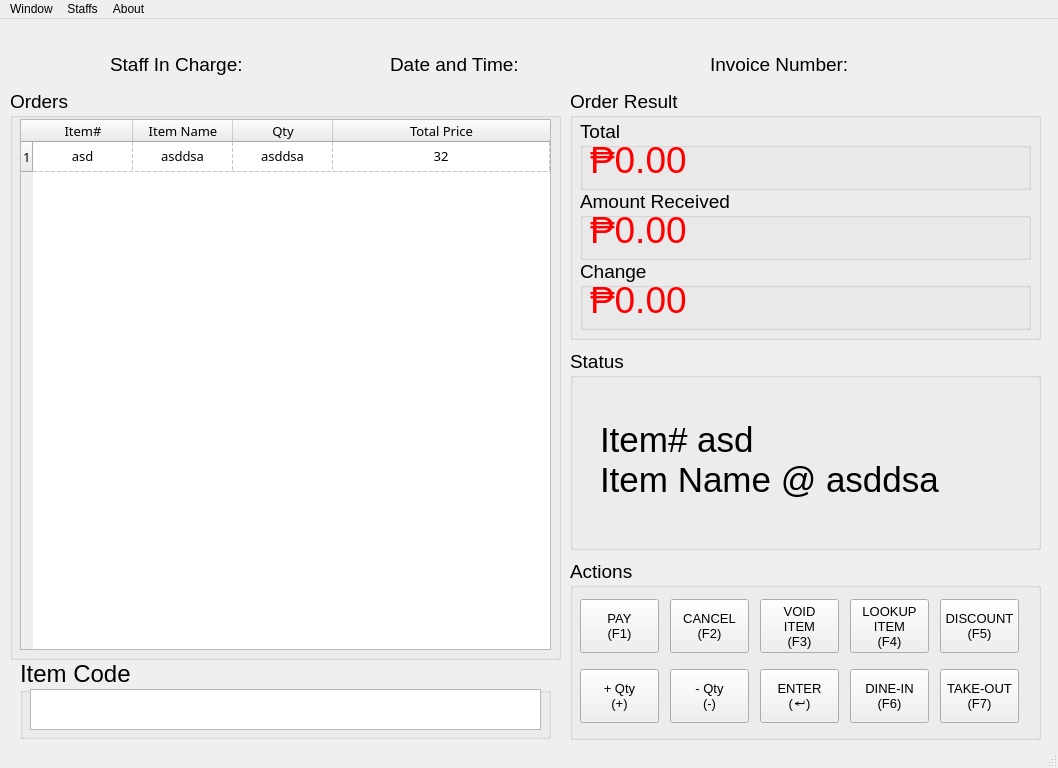
<?xml version="1.0" encoding="UTF-8"?>
<ui version="4.0">
 <class>Route88_POS_SystemWindow</class>
 <widget class="QMainWindow" name="Route88_POS_SystemWindow">
  <property name="windowModality">
   <enum>Qt::ApplicationModal</enum>
  </property>
  <property name="geometry">
   <rect>
    <x>0</x>
    <y>0</y>
    <width>1058</width>
    <height>768</height>
   </rect>
  </property>
  <property name="sizePolicy">
   <sizepolicy hsizetype="Expanding" vsizetype="Expanding">
    <horstretch>0</horstretch>
    <verstretch>0</verstretch>
   </sizepolicy>
  </property>
  <property name="minimumSize">
   <size>
    <width>1058</width>
    <height>768</height>
   </size>
  </property>
  <property name="focusPolicy">
   <enum>Qt::ClickFocus</enum>
  </property>
  <property name="windowTitle">
   <string>Route88 System | POS SystemView</string>
  </property>
  <property name="windowIcon">
   <iconset>
    <normaloff>IcoDisplay/r_88.ico</normaloff>IcoDisplay/r_88.ico</iconset>
  </property>
  <property name="unifiedTitleAndToolBarOnMac">
   <bool>true</bool>
  </property>
  <widget class="QWidget" name="centralwidget">
   <widget class="QGroupBox" name="groupBox">
    <property name="geometry">
     <rect>
      <x>570</x>
      <y>70</y>
      <width>471</width>
      <height>251</height>
     </rect>
    </property>
    <property name="sizePolicy">
     <sizepolicy hsizetype="Expanding" vsizetype="Expanding">
      <horstretch>0</horstretch>
      <verstretch>0</verstretch>
     </sizepolicy>
    </property>
    <property name="font">
     <font>
      <pointsize>14</pointsize>
     </font>
    </property>
    <property name="focusPolicy">
     <enum>Qt::TabFocus</enum>
    </property>
    <property name="title">
     <string>Order Result</string>
    </property>
    <widget class="QGroupBox" name="groupBox_5">
     <property name="geometry">
      <rect>
       <x>10</x>
       <y>30</y>
       <width>451</width>
       <height>71</height>
      </rect>
     </property>
     <property name="sizePolicy">
      <sizepolicy hsizetype="Expanding" vsizetype="Expanding">
       <horstretch>0</horstretch>
       <verstretch>0</verstretch>
      </sizepolicy>
     </property>
     <property name="title">
      <string>Total</string>
     </property>
     <widget class="QLabel" name="label_3">
      <property name="geometry">
       <rect>
        <x>10</x>
        <y>20</y>
        <width>431</width>
        <height>41</height>
       </rect>
      </property>
      <property name="sizePolicy">
       <sizepolicy hsizetype="Expanding" vsizetype="Expanding">
        <horstretch>0</horstretch>
        <verstretch>0</verstretch>
       </sizepolicy>
      </property>
      <property name="font">
       <font>
        <pointsize>28</pointsize>
       </font>
      </property>
      <property name="text">
       <string>&lt;html&gt;&lt;head/&gt;&lt;body&gt;&lt;p&gt;&lt;span style=&quot; color:#ff0000;&quot;&gt;₱0.00&lt;/span&gt;&lt;/p&gt;&lt;/body&gt;&lt;/html&gt;</string>
      </property>
      <property name="alignment">
       <set>Qt::AlignLeading|Qt::AlignLeft|Qt::AlignVCenter</set>
      </property>
     </widget>
    </widget>
    <widget class="QGroupBox" name="groupBox_6">
     <property name="geometry">
      <rect>
       <x>10</x>
       <y>100</y>
       <width>451</width>
       <height>71</height>
      </rect>
     </property>
     <property name="sizePolicy">
      <sizepolicy hsizetype="Expanding" vsizetype="Expanding">
       <horstretch>0</horstretch>
       <verstretch>0</verstretch>
      </sizepolicy>
     </property>
     <property name="title">
      <string>Amount Received</string>
     </property>
     <widget class="QLabel" name="label_11">
      <property name="geometry">
       <rect>
        <x>10</x>
        <y>20</y>
        <width>191</width>
        <height>41</height>
       </rect>
      </property>
      <property name="sizePolicy">
       <sizepolicy hsizetype="Expanding" vsizetype="Expanding">
        <horstretch>0</horstretch>
        <verstretch>0</verstretch>
       </sizepolicy>
      </property>
      <property name="font">
       <font>
        <pointsize>28</pointsize>
       </font>
      </property>
      <property name="layoutDirection">
       <enum>Qt::LeftToRight</enum>
      </property>
      <property name="text">
       <string>&lt;html&gt;&lt;head/&gt;&lt;body&gt;&lt;p&gt;&lt;span style=&quot; color:#ff0000;&quot;&gt;₱0.00&lt;/span&gt;&lt;/p&gt;&lt;/body&gt;&lt;/html&gt;</string>
      </property>
      <property name="alignment">
       <set>Qt::AlignLeading|Qt::AlignLeft|Qt::AlignVCenter</set>
      </property>
     </widget>
    </widget>
    <widget class="QGroupBox" name="groupBox_7">
     <property name="geometry">
      <rect>
       <x>10</x>
       <y>170</y>
       <width>451</width>
       <height>71</height>
      </rect>
     </property>
     <property name="sizePolicy">
      <sizepolicy hsizetype="Expanding" vsizetype="Expanding">
       <horstretch>0</horstretch>
       <verstretch>0</verstretch>
      </sizepolicy>
     </property>
     <property name="title">
      <string>Change</string>
     </property>
     <widget class="QLabel" name="label_13">
      <property name="geometry">
       <rect>
        <x>10</x>
        <y>20</y>
        <width>191</width>
        <height>41</height>
       </rect>
      </property>
      <property name="sizePolicy">
       <sizepolicy hsizetype="Expanding" vsizetype="Expanding">
        <horstretch>0</horstretch>
        <verstretch>0</verstretch>
       </sizepolicy>
      </property>
      <property name="font">
       <font>
        <pointsize>28</pointsize>
       </font>
      </property>
      <property name="layoutDirection">
       <enum>Qt::LeftToRight</enum>
      </property>
      <property name="text">
       <string>&lt;html&gt;&lt;head/&gt;&lt;body&gt;&lt;p&gt;&lt;span style=&quot; color:#ff0000;&quot;&gt;₱0.00&lt;/span&gt;&lt;/p&gt;&lt;/body&gt;&lt;/html&gt;</string>
      </property>
      <property name="alignment">
       <set>Qt::AlignLeading|Qt::AlignLeft|Qt::AlignVCenter</set>
      </property>
     </widget>
    </widget>
   </widget>
   <widget class="QGroupBox" name="groupBox_3">
    <property name="geometry">
     <rect>
      <x>10</x>
      <y>70</y>
      <width>551</width>
      <height>571</height>
     </rect>
    </property>
    <property name="sizePolicy">
     <sizepolicy hsizetype="Expanding" vsizetype="Expanding">
      <horstretch>0</horstretch>
      <verstretch>0</verstretch>
     </sizepolicy>
    </property>
    <property name="font">
     <font>
      <pointsize>14</pointsize>
     </font>
    </property>
    <property name="title">
     <string>Orders</string>
    </property>
    <widget class="QTableWidget" name="Order_ItemPickTable">
     <property name="geometry">
      <rect>
       <x>10</x>
       <y>30</y>
       <width>531</width>
       <height>531</height>
      </rect>
     </property>
     <property name="sizePolicy">
      <sizepolicy hsizetype="Expanding" vsizetype="Expanding">
       <horstretch>0</horstretch>
       <verstretch>0</verstretch>
      </sizepolicy>
     </property>
     <property name="font">
      <font>
       <family>Roboto Mono</family>
       <pointsize>10</pointsize>
      </font>
     </property>
     <property name="focusPolicy">
      <enum>Qt::ClickFocus</enum>
     </property>
     <property name="frameShape">
      <enum>QFrame::StyledPanel</enum>
     </property>
     <property name="frameShadow">
      <enum>QFrame::Sunken</enum>
     </property>
     <property name="lineWidth">
      <number>2</number>
     </property>
     <property name="midLineWidth">
      <number>2</number>
     </property>
     <property name="autoScroll">
      <bool>true</bool>
     </property>
     <property name="editTriggers">
      <set>QAbstractItemView::NoEditTriggers</set>
     </property>
     <property name="dragDropOverwriteMode">
      <bool>false</bool>
     </property>
     <property name="alternatingRowColors">
      <bool>true</bool>
     </property>
     <property name="selectionMode">
      <enum>QAbstractItemView::SingleSelection</enum>
     </property>
     <property name="selectionBehavior">
      <enum>QAbstractItemView::SelectRows</enum>
     </property>
     <property name="textElideMode">
      <enum>Qt::ElideMiddle</enum>
     </property>
     <property name="gridStyle">
      <enum>Qt::DashLine</enum>
     </property>
     <property name="sortingEnabled">
      <bool>true</bool>
     </property>
     <attribute name="horizontalHeaderCascadingSectionResizes">
      <bool>true</bool>
     </attribute>
     <attribute name="horizontalHeaderStretchLastSection">
      <bool>true</bool>
     </attribute>
     <attribute name="verticalHeaderCascadingSectionResizes">
      <bool>true</bool>
     </attribute>
     <attribute name="verticalHeaderShowSortIndicator" stdset="0">
      <bool>true</bool>
     </attribute>
     <attribute name="verticalHeaderStretchLastSection">
      <bool>false</bool>
     </attribute>
     <row>
      <property name="text">
       <string>1</string>
      </property>
     </row>
     <column>
      <property name="text">
       <string>Item#</string>
      </property>
     </column>
     <column>
      <property name="text">
       <string>Item Name</string>
      </property>
     </column>
     <column>
      <property name="text">
       <string>Qty</string>
      </property>
     </column>
     <column>
      <property name="text">
       <string>Total Price</string>
      </property>
     </column>
     <item row="0" column="0">
      <property name="text">
       <string>asd</string>
      </property>
      <property name="textAlignment">
       <set>AlignCenter</set>
      </property>
      <property name="flags">
       <set>ItemIsSelectable|ItemIsEnabled</set>
      </property>
     </item>
     <item row="0" column="1">
      <property name="text">
       <string>asddsa</string>
      </property>
      <property name="textAlignment">
       <set>AlignCenter</set>
      </property>
      <property name="flags">
       <set>ItemIsSelectable|ItemIsEnabled</set>
      </property>
     </item>
     <item row="0" column="2">
      <property name="text">
       <string>asddsa</string>
      </property>
      <property name="textAlignment">
       <set>AlignCenter</set>
      </property>
      <property name="flags">
       <set>ItemIsSelectable|ItemIsEnabled</set>
      </property>
     </item>
     <item row="0" column="3">
      <property name="text">
       <string>32</string>
      </property>
      <property name="textAlignment">
       <set>AlignCenter</set>
      </property>
      <property name="flags">
       <set>ItemIsSelectable|ItemIsEnabled</set>
      </property>
     </item>
    </widget>
   </widget>
   <widget class="QLabel" name="label">
    <property name="geometry">
     <rect>
      <x>110</x>
      <y>30</y>
      <width>151</width>
      <height>31</height>
     </rect>
    </property>
    <property name="sizePolicy">
     <sizepolicy hsizetype="Expanding" vsizetype="Expanding">
      <horstretch>0</horstretch>
      <verstretch>0</verstretch>
     </sizepolicy>
    </property>
    <property name="font">
     <font>
      <pointsize>14</pointsize>
     </font>
    </property>
    <property name="text">
     <string>Staff In Charge: </string>
    </property>
   </widget>
   <widget class="QLabel" name="label_2">
    <property name="geometry">
     <rect>
      <x>390</x>
      <y>30</y>
      <width>141</width>
      <height>31</height>
     </rect>
    </property>
    <property name="sizePolicy">
     <sizepolicy hsizetype="Expanding" vsizetype="Expanding">
      <horstretch>0</horstretch>
      <verstretch>0</verstretch>
     </sizepolicy>
    </property>
    <property name="font">
     <font>
      <pointsize>14</pointsize>
     </font>
    </property>
    <property name="text">
     <string>Date and Time:</string>
    </property>
   </widget>
   <widget class="QLabel" name="label_4">
    <property name="geometry">
     <rect>
      <x>710</x>
      <y>30</y>
      <width>151</width>
      <height>31</height>
     </rect>
    </property>
    <property name="sizePolicy">
     <sizepolicy hsizetype="Expanding" vsizetype="Expanding">
      <horstretch>0</horstretch>
      <verstretch>0</verstretch>
     </sizepolicy>
    </property>
    <property name="font">
     <font>
      <pointsize>14</pointsize>
     </font>
    </property>
    <property name="text">
     <string>Invoice Number:</string>
    </property>
   </widget>
   <widget class="QGroupBox" name="groupBox_2">
    <property name="geometry">
     <rect>
      <x>20</x>
      <y>640</y>
      <width>531</width>
      <height>80</height>
     </rect>
    </property>
    <property name="sizePolicy">
     <sizepolicy hsizetype="Expanding" vsizetype="Expanding">
      <horstretch>0</horstretch>
      <verstretch>0</verstretch>
     </sizepolicy>
    </property>
    <property name="font">
     <font>
      <pointsize>18</pointsize>
     </font>
    </property>
    <property name="title">
     <string>Item Code</string>
    </property>
    <widget class="QTextEdit" name="textEdit">
     <property name="geometry">
      <rect>
       <x>10</x>
       <y>30</y>
       <width>511</width>
       <height>41</height>
      </rect>
     </property>
     <property name="sizePolicy">
      <sizepolicy hsizetype="Expanding" vsizetype="Expanding">
       <horstretch>0</horstretch>
       <verstretch>0</verstretch>
      </sizepolicy>
     </property>
    </widget>
   </widget>
   <widget class="QGroupBox" name="groupBox_4">
    <property name="geometry">
     <rect>
      <x>570</x>
      <y>540</y>
      <width>471</width>
      <height>181</height>
     </rect>
    </property>
    <property name="sizePolicy">
     <sizepolicy hsizetype="Expanding" vsizetype="Expanding">
      <horstretch>0</horstretch>
      <verstretch>0</verstretch>
     </sizepolicy>
    </property>
    <property name="font">
     <font>
      <pointsize>14</pointsize>
     </font>
    </property>
    <property name="title">
     <string>Actions</string>
    </property>
    <widget class="QPushButton" name="pushButton_9">
     <property name="geometry">
      <rect>
       <x>280</x>
       <y>40</y>
       <width>79</width>
       <height>54</height>
      </rect>
     </property>
     <property name="sizePolicy">
      <sizepolicy hsizetype="Expanding" vsizetype="Expanding">
       <horstretch>0</horstretch>
       <verstretch>0</verstretch>
      </sizepolicy>
     </property>
     <property name="font">
      <font>
       <pointsize>10</pointsize>
      </font>
     </property>
     <property name="layoutDirection">
      <enum>Qt::LeftToRight</enum>
     </property>
     <property name="autoFillBackground">
      <bool>false</bool>
     </property>
     <property name="text">
      <string>LOOKUP
ITEM
(F4)</string>
     </property>
    </widget>
    <widget class="QPushButton" name="pushButton_8">
     <property name="geometry">
      <rect>
       <x>10</x>
       <y>40</y>
       <width>79</width>
       <height>54</height>
      </rect>
     </property>
     <property name="sizePolicy">
      <sizepolicy hsizetype="Expanding" vsizetype="Expanding">
       <horstretch>0</horstretch>
       <verstretch>0</verstretch>
      </sizepolicy>
     </property>
     <property name="font">
      <font>
       <pointsize>10</pointsize>
      </font>
     </property>
     <property name="text">
      <string>PAY
(F1)</string>
     </property>
    </widget>
    <widget class="QPushButton" name="pushButton_11">
     <property name="geometry">
      <rect>
       <x>100</x>
       <y>40</y>
       <width>79</width>
       <height>54</height>
      </rect>
     </property>
     <property name="sizePolicy">
      <sizepolicy hsizetype="Expanding" vsizetype="Expanding">
       <horstretch>0</horstretch>
       <verstretch>0</verstretch>
      </sizepolicy>
     </property>
     <property name="font">
      <font>
       <pointsize>10</pointsize>
      </font>
     </property>
     <property name="text">
      <string>CANCEL
(F2)</string>
     </property>
    </widget>
    <widget class="QPushButton" name="pushButton_5">
     <property name="geometry">
      <rect>
       <x>190</x>
       <y>40</y>
       <width>79</width>
       <height>54</height>
      </rect>
     </property>
     <property name="sizePolicy">
      <sizepolicy hsizetype="Expanding" vsizetype="Expanding">
       <horstretch>0</horstretch>
       <verstretch>0</verstretch>
      </sizepolicy>
     </property>
     <property name="font">
      <font>
       <pointsize>10</pointsize>
      </font>
     </property>
     <property name="text">
      <string>VOID
ITEM
(F3)</string>
     </property>
    </widget>
    <widget class="QPushButton" name="pushButton_10">
     <property name="geometry">
      <rect>
       <x>370</x>
       <y>40</y>
       <width>79</width>
       <height>54</height>
      </rect>
     </property>
     <property name="sizePolicy">
      <sizepolicy hsizetype="Expanding" vsizetype="Expanding">
       <horstretch>0</horstretch>
       <verstretch>0</verstretch>
      </sizepolicy>
     </property>
     <property name="font">
      <font>
       <pointsize>10</pointsize>
      </font>
     </property>
     <property name="text">
      <string>DISCOUNT
(F5)</string>
     </property>
     <property name="iconSize">
      <size>
       <width>16</width>
       <height>16</height>
      </size>
     </property>
    </widget>
    <widget class="QPushButton" name="pushButton_7">
     <property name="geometry">
      <rect>
       <x>100</x>
       <y>110</y>
       <width>79</width>
       <height>54</height>
      </rect>
     </property>
     <property name="sizePolicy">
      <sizepolicy hsizetype="Expanding" vsizetype="Expanding">
       <horstretch>0</horstretch>
       <verstretch>0</verstretch>
      </sizepolicy>
     </property>
     <property name="font">
      <font>
       <pointsize>10</pointsize>
      </font>
     </property>
     <property name="text">
      <string>- Qty
(-)</string>
     </property>
    </widget>
    <widget class="QPushButton" name="pushButton_12">
     <property name="geometry">
      <rect>
       <x>190</x>
       <y>110</y>
       <width>79</width>
       <height>54</height>
      </rect>
     </property>
     <property name="sizePolicy">
      <sizepolicy hsizetype="Expanding" vsizetype="Expanding">
       <horstretch>0</horstretch>
       <verstretch>0</verstretch>
      </sizepolicy>
     </property>
     <property name="font">
      <font>
       <pointsize>10</pointsize>
      </font>
     </property>
     <property name="text">
      <string>ENTER
(↵)</string>
     </property>
    </widget>
    <widget class="QPushButton" name="pushButton_6">
     <property name="geometry">
      <rect>
       <x>10</x>
       <y>110</y>
       <width>79</width>
       <height>54</height>
      </rect>
     </property>
     <property name="sizePolicy">
      <sizepolicy hsizetype="Expanding" vsizetype="Expanding">
       <horstretch>0</horstretch>
       <verstretch>0</verstretch>
      </sizepolicy>
     </property>
     <property name="font">
      <font>
       <pointsize>10</pointsize>
      </font>
     </property>
     <property name="text">
      <string>+ Qty
(+)</string>
     </property>
    </widget>
    <widget class="QPushButton" name="pushButton_13">
     <property name="geometry">
      <rect>
       <x>280</x>
       <y>110</y>
       <width>79</width>
       <height>54</height>
      </rect>
     </property>
     <property name="sizePolicy">
      <sizepolicy hsizetype="Expanding" vsizetype="Expanding">
       <horstretch>0</horstretch>
       <verstretch>0</verstretch>
      </sizepolicy>
     </property>
     <property name="font">
      <font>
       <pointsize>10</pointsize>
      </font>
     </property>
     <property name="text">
      <string>DINE-IN
(F6)</string>
     </property>
    </widget>
    <widget class="QPushButton" name="pushButton_14">
     <property name="geometry">
      <rect>
       <x>370</x>
       <y>110</y>
       <width>79</width>
       <height>54</height>
      </rect>
     </property>
     <property name="sizePolicy">
      <sizepolicy hsizetype="Expanding" vsizetype="Expanding">
       <horstretch>0</horstretch>
       <verstretch>0</verstretch>
      </sizepolicy>
     </property>
     <property name="font">
      <font>
       <pointsize>10</pointsize>
      </font>
     </property>
     <property name="text">
      <string>TAKE-OUT
(F7)</string>
     </property>
    </widget>
   </widget>
   <widget class="QGroupBox" name="groupBox_8">
    <property name="geometry">
     <rect>
      <x>570</x>
      <y>330</y>
      <width>471</width>
      <height>201</height>
     </rect>
    </property>
    <property name="sizePolicy">
     <sizepolicy hsizetype="Expanding" vsizetype="Expanding">
      <horstretch>0</horstretch>
      <verstretch>0</verstretch>
     </sizepolicy>
    </property>
    <property name="font">
     <font>
      <pointsize>14</pointsize>
     </font>
    </property>
    <property name="title">
     <string>Status</string>
    </property>
    <widget class="QLabel" name="label_5">
     <property name="geometry">
      <rect>
       <x>30</x>
       <y>40</y>
       <width>421</width>
       <height>141</height>
      </rect>
     </property>
     <property name="sizePolicy">
      <sizepolicy hsizetype="Expanding" vsizetype="Expanding">
       <horstretch>0</horstretch>
       <verstretch>0</verstretch>
      </sizepolicy>
     </property>
     <property name="font">
      <font>
       <pointsize>26</pointsize>
      </font>
     </property>
     <property name="text">
      <string>Item# asd
Item Name @ asddsa</string>
     </property>
    </widget>
   </widget>
   <widget class="QLabel" name="label_6">
    <property name="geometry">
     <rect>
      <x>20</x>
      <y>10</y>
      <width>71</width>
      <height>61</height>
     </rect>
    </property>
    <property name="sizePolicy">
     <sizepolicy hsizetype="Expanding" vsizetype="Expanding">
      <horstretch>0</horstretch>
      <verstretch>0</verstretch>
     </sizepolicy>
    </property>
    <property name="font">
     <font>
      <pointsize>26</pointsize>
     </font>
    </property>
    <property name="text">
     <string/>
    </property>
    <property name="pixmap">
     <pixmap>../../../../../Downloads/11536045_892376824134674_7031315140935916010_n.jpg</pixmap>
    </property>
    <property name="scaledContents">
     <bool>true</bool>
    </property>
   </widget>
   <zorder>groupBox_3</zorder>
   <zorder>groupBox</zorder>
   <zorder>label_2</zorder>
   <zorder>label_4</zorder>
   <zorder>groupBox_2</zorder>
   <zorder>label</zorder>
   <zorder>groupBox_4</zorder>
   <zorder>groupBox_8</zorder>
   <zorder>label_6</zorder>
  </widget>
  <widget class="QMenuBar" name="menubar">
   <property name="geometry">
    <rect>
     <x>0</x>
     <y>0</y>
     <width>1058</width>
     <height>22</height>
    </rect>
   </property>
   <widget class="QMenu" name="menuAbout">
    <property name="title">
     <string>About</string>
    </property>
    <addaction name="actionInformation"/>
   </widget>
   <widget class="QMenu" name="menuStaffs">
    <property name="title">
     <string>Staffs</string>
    </property>
    <addaction name="actionSwitch_To"/>
    <addaction name="actionManage_Staffs"/>
   </widget>
   <widget class="QMenu" name="menuShutdown">
    <property name="title">
     <string>Window</string>
    </property>
    <addaction name="actionSwitch_Window"/>
    <addaction name="separator"/>
    <addaction name="actionExport_Data"/>
    <addaction name="separator"/>
    <addaction name="actionLogout_2"/>
    <addaction name="actionShutdown"/>
    <addaction name="separator"/>
   </widget>
   <addaction name="menuShutdown"/>
   <addaction name="menuStaffs"/>
   <addaction name="menuAbout"/>
  </widget>
  <widget class="QStatusBar" name="statusbar"/>
  <action name="actionLogout">
   <property name="text">
    <string>Logout</string>
   </property>
  </action>
  <action name="actionSwitch_User">
   <property name="text">
    <string>Switch User</string>
   </property>
  </action>
  <action name="actionQuit">
   <property name="text">
    <string>Quit</string>
   </property>
  </action>
  <action name="actionOptions">
   <property name="text">
    <string>Options</string>
   </property>
  </action>
  <action name="actionInformation">
   <property name="text">
    <string>Information</string>
   </property>
  </action>
  <action name="actionSwitch_To">
   <property name="text">
    <string>Switch To...</string>
   </property>
  </action>
  <action name="actionShutdown">
   <property name="text">
    <string>Shutdown</string>
   </property>
  </action>
  <action name="actionManage_Staffs">
   <property name="text">
    <string>Manage Staffs</string>
   </property>
  </action>
  <action name="actionLogout_2">
   <property name="text">
    <string>Logout</string>
   </property>
  </action>
  <action name="actionExport_Data">
   <property name="text">
    <string>Export Data...</string>
   </property>
  </action>
  <action name="actionSwitch_Window">
   <property name="text">
    <string>Switch System...</string>
   </property>
  </action>
 </widget>
 <resources/>
 <connections/>
</ui>
